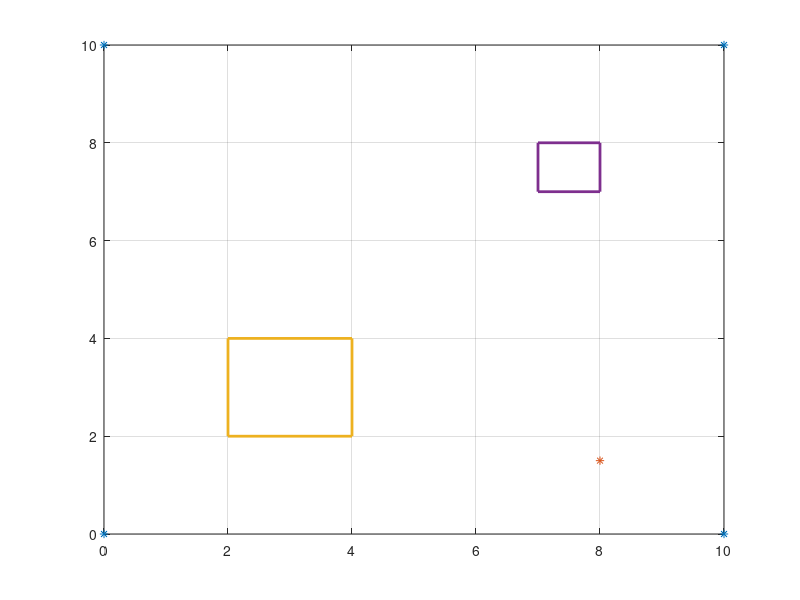

MATLAB code to generate this figure: (Note: this script raises an error after producing the figure.)
%cse276A hw5 
%The first method
close all
corners=[0 0 10 10;0 10 0 10];
start=[8,1.5];
obstacle1=[2 4 4 2 2;2 2 4 4 2];
obstacle2=[7 8 8 7 7;7 7 8 8 7];
figure(1)
plot(corners(1,:),corners(2,:),'*');
grid on 
hold on
plot(start(1),start(2),'*')
plot(obstacle1(1,:),obstacle1(2,:),'LineWidth',2);
plot(obstacle2(1,:),obstacle2(2,:),'LineWidth',2);
%robot orientation
rect=cse_276A_robot_ori(start,60);
plot([rect(1,:),start(1)],[rect(2,:),start(2)],'LineWidth',2);
title('The simulated environment')
for index=1:7
    configuration_spac0e=ones(100,100);
    for i=20:40
        for j=20:40
            configuration_spac0e(i,j)=0;
        end
    end
    for i=70:80
        for j=70:80
            configuration_spac0e(i,j)=0;
        end
    end
    for i=80:84
        for j=85:91
            configuration_spac0e(i,j)=0;
        end
    end
    configuration_spac0e=configuration_spac0e';
    for i=1:100
        for j=100:-1:1
            point=[i/10,(100-j)/10];
            point_x=point(1,1);
            point_y=point(1,2);
            rect=cse_276A_robot_ori(point,0+30*(index-1));
    %         plot([rect(1,:),point_x],[rect(2,:),point_y],'LineWidth',2);
    %         pause(0.05)
            point1_x=rect(1,2);
            point2_x=rect(2,2);
            point3_x=rect(1,3);
            point1_y=rect(2,3);
            point2_y=rect(1,4);
            point3_y=rect(2,4);
            point_in=1;
            if(point_x>2&&point_x<4)
               if(point_y>2&&point_y<4)
                   point_in=0;
               end
            end
            if(point_x>7&&point_x<8)
               if(point_y>7&&point_y<8)
                   point_in=0;
               end
            end
            point1_in=point1_x<=10&&point1_x>=0&&point1_y<=10&&point1_y>=0;
            if(point1_in)
               if(point1_x>=2&&point1_x<=4)
                   if(point1_y>2&&point1_y<4)
                       point1_in=0;
                   end
               end
               if(point1_x>=7&&point1_x<=8)
                   if(point1_y>7&&point1_y<8)
                       point1_in=0;
                   end
               end
            end
            point2_in=point2_x<=10&&point2_x>=0&&point2_y<=10&&point2_y>=0;
            if(point2_in)
               if(point2_x>=2&&point2_x<=4)
                   if(point2_y>2&&point2_y<4)
                       point2_in=0;
                   end
               end
               if(point2_x>=7&&point2_x<=8)
                   if(point2_y>7&&point2_y<8)
                       point2_in=0;
                   end
               end
            end
            point3_in=point3_x<=10&&point3_x>=0&&point3_y<=10&&point3_y>=0;
            if(point3_in)
               if(point3_x>=2&&point3_x<=4)
                   if(point3_y>2&&point3_y<4)
                       point3_in=0;
                   end
               end
               if(point3_x>=7&&point3_x<=8)
                   if(point3_y>7&&point3_y<8)
                       point3_in=0;
                   end
               end
            end
            if(point_in&&point1_in&&point2_in&&point3_in)
                configuration_spac0e(i,j)=1;
            else
                configuration_spac0e(i,j)=0;
            end
        end
    end
    configuration_spac0e(80,85)=0;
    configuration_spac0e=configuration_spac0e';
%     figure(1+index)
%     imshow(configuration_spac0e)
    configuration_space{index}=configuration_spac0e;
end
configurations_space_combined=ones(100,100);
for i=1:100
    for j=1:100
        zero_=[configuration_space{1}(i,j),configuration_space{2}(i,j),configuration_space{3}(i,j),configuration_space{4}(i,j),configuration_space{5}(i,j),configuration_space{6}(i,j),configuration_space{7}(i,j)];
        if(0==min(zero_))
            configurations_space_combined(i,j)=0;
        end
    end
end
% figure(9)
% imshow(configurations_space_combined)
title('The configuration space')
%the start point(80,85) orientation 45
configuration_space_combined_origin=configurations_space_combined;
occupied=zeros(100,100);
restart=0;
iterations=0;
index=1;
total_areas=sum(sum(configuration_space_combined_origin));
while(1)
    if restart==0
        x_now=100-85;
        y_now=80;
    else
        x_now=round(rand*100);
        y_now=round(rand*100);
        while(x_now==100||x_now==0||y_now==100||y_now==0)
            x_now=round(rand*100);
            y_now=round(rand*100); 
        end
        while(configurations_space_combined(100-x_now,y_now)==0&&occupied(100-x_now,y_now)==0)
            x_now=round(rand*100);
            y_now=round(rand*100);
            while(x_now==100||x_now==0||y_now==100||y_now==0)
                x_now=round(rand*100);
                y_now=round(rand*100); 
            end
        end
    end
    occupied(100-x_now,y_now)=1;
    orientation=45;
    while(1)
        ori=orientation/45;
        switch ori
            case 0
                x_next=x_now;
                y_next=y_now+1;
            case 1
                x_next=x_now+1;
                y_next=y_now+1;
            case 2
                x_next=x_now+1;
                y_next=y_now;
            case 3
                x_next=x_now+1;
                y_next=y_now-1;
            case 4
                x_next=x_now;
                y_next=y_now-1;
            case 5
                x_next=x_now-1;
                y_next=y_now-1;
            case 6
                x_next=x_now-1;
                y_next=y_now;
            case 7
                x_next=x_now-1;
                y_next=y_now+1;
            case 8
                x_next=x_now;
                y_next=y_now+1;        
        end
        if configurations_space_combined(100-x_next,y_next)==0&&occupied(100-x_next,y_next)==0
            state=0;
            if configurations_space_combined(100-(x_now-1),y_now-1)==1
                state=1;
                orientation=225;
            else if configurations_space_combined(100-(x_now+1),y_now-1)==1
                    state=1;
                    orientation=135;
                else if configurations_space_combined(100-(x_now+1),y_now+1)==1
                        orientation=45;
                        state=1;
                        else if configurations_space_combined(100-(x_now-1),y_now+1)==1
                            orientation=315;
                            state=1;
                            end
                    end
                end
            end
            if state==0
                restart=restart+1;
                break;
            end
            %force to change a start point, like being kidnapped
        else
            configurations_space_combined(100-x_next,y_next)=0;
            iterations=iterations+1;
            if(mod(iterations,100)==0)
                ratio{index}=sum(sum(occupied))/total_areas;
                title_name=strcat('after ',int2str(index*100),' iterations');
%                 if mod(index,10)==0
% %                     figure(9+index/10)
% %                     imshow(configurations_space_combined)
% %                     title(title_name)
%                 end
                index=index+1;
            end
            x_now=x_next;
            y_now=y_next;
            occupied(100-x_now,y_now)=1;
        end
        if index==230 
            break;
        end
    end
    if index==230 
        break;
    end
end
index=index-1;
ratios_vector=ones(1,index);
for i=1:index
    ratios_vector(1,i)=ratio{i};
end
% figure(34)
% plot(ratios_vector)
% hold on
% grid on 
% title('Ratio of coverage versus iterations')
% ratios_half=0.5*ones(1,index);
% plot(ratios_half)
figure(10)
imshow(configuration_space_combined_origin);
configuration_space_combined_origina=configuration_space_combined_origin;
title('The configuration space')
number_waypoints=[100,300,500,700,900];
for z=1:5
    configuration_space_combined_origin=configuration_space_combined_origina;
    waypoints_x=zeros(1,number_waypoints(1,z));
    waypoints_y=zeros(1,number_waypoints(1,z));
    index=1;
    while(index<=number_waypoints(1,z))
         x_now=round(rand*100);
         y_now=round(rand*100);
         while(x_now==100||x_now==0||y_now==100||y_now==0)
             x_now=round(rand*100);
             y_now=round(rand*100);
         end
         while(configuration_space_combined_origin(100-x_now,y_now)==0)
             x_now=round(rand*100);
             y_now=round(rand*100);
             while(x_now==100||x_now==0||y_now==100||y_now==0)
                 x_now=round(rand*100);
                 y_now=round(rand*100);
             end
         end
         if index==1
            x_now=15;
            y_now=80;
         end
         waypoints_x(1,index)=x_now;
         waypoints_y(1,index)=y_now;
         configuration_space_combined_origin(100-waypoints_x(1,index),waypoints_y(1,index))=0;
         index=index+1;
    end
    figure(1+z)
    imshow(configuration_space_combined_origin)
    name=strcat(int2str(number_waypoints(1,z)),' waypoints(cities)');
    title(name);
    dist_matrix=zeros(number_waypoints(1,z),number_waypoints(1,z));
    for i=1:number_waypoints(1,z)
        point_x=waypoints_x(1,i);
        point_y=waypoints_y(1,i);
        for j=i+1:number_waypoints(1,z)
            point_x2=waypoints_x(1,j);
            point_y2=waypoints_y(1,j);
%             points_number=4;
%             points_x=round(linspace(point_x,point_x2,points_number));
%             points_y=round(linspace(point_y,point_y2,points_number));
            connectable=1;
%             for t=1:points_number
%                 if(configuration_space_combined_origina(100-points_x(1,t),points_y(1,t))==0&&100-points_x(1,t)~=15&&points_y(1,t)~=80)
%                     connectable=0;
%                     break;
%                 end
%             end
            if connectable==1
                dist_matrix(i,j)=sqrt((point_x-point_x2)^2+(point_y-point_y2)^2);
            else
                dist_matrix(i,j)=inf;
            end
        end
    end
    dist_matrix1=dist_matrix';
    dist_matrix=dist_matrix+dist_matrix1;
    sol_best=cse276hw5_SA(dist_matrix,waypoints_x,waypoints_y);
    figure(10+z)
    plot(waypoints_y,waypoints_x,'*');
    hold on
    text(80,15,'start point')
    for i=1:number_waypoints(1,z)-1
        plot([waypoints_y(1,sol_best(1,i)),waypoints_y(1,sol_best(1,i+1))],[waypoints_x(1,sol_best(1,i)),waypoints_x(1,sol_best(1,i+1))],'-k');
    end
    x1=[0,6,6,0];
    y1=[0,0,100,100];
    x2=[0,0,100,100];
    y2=[100,97,97,100];
    x3=[93,100,100,93];
    y3=[0,0,100,100];
    x4=[0,0,100,100];
    y4=[0,7,7,0];
    fill(x1,y1,'k')
    fill(x2,y2,'k')
    fill(x3,y3,'k')
    fill(x4,y4,'k')
    name=strcat(int2str(number_waypoints(1,z)),' waypoints(cities)');
    name=strcat('The shortest path for',32,name);
    title(name);
    distance{z}=dist_matrix;
end
%get the distance matrix
